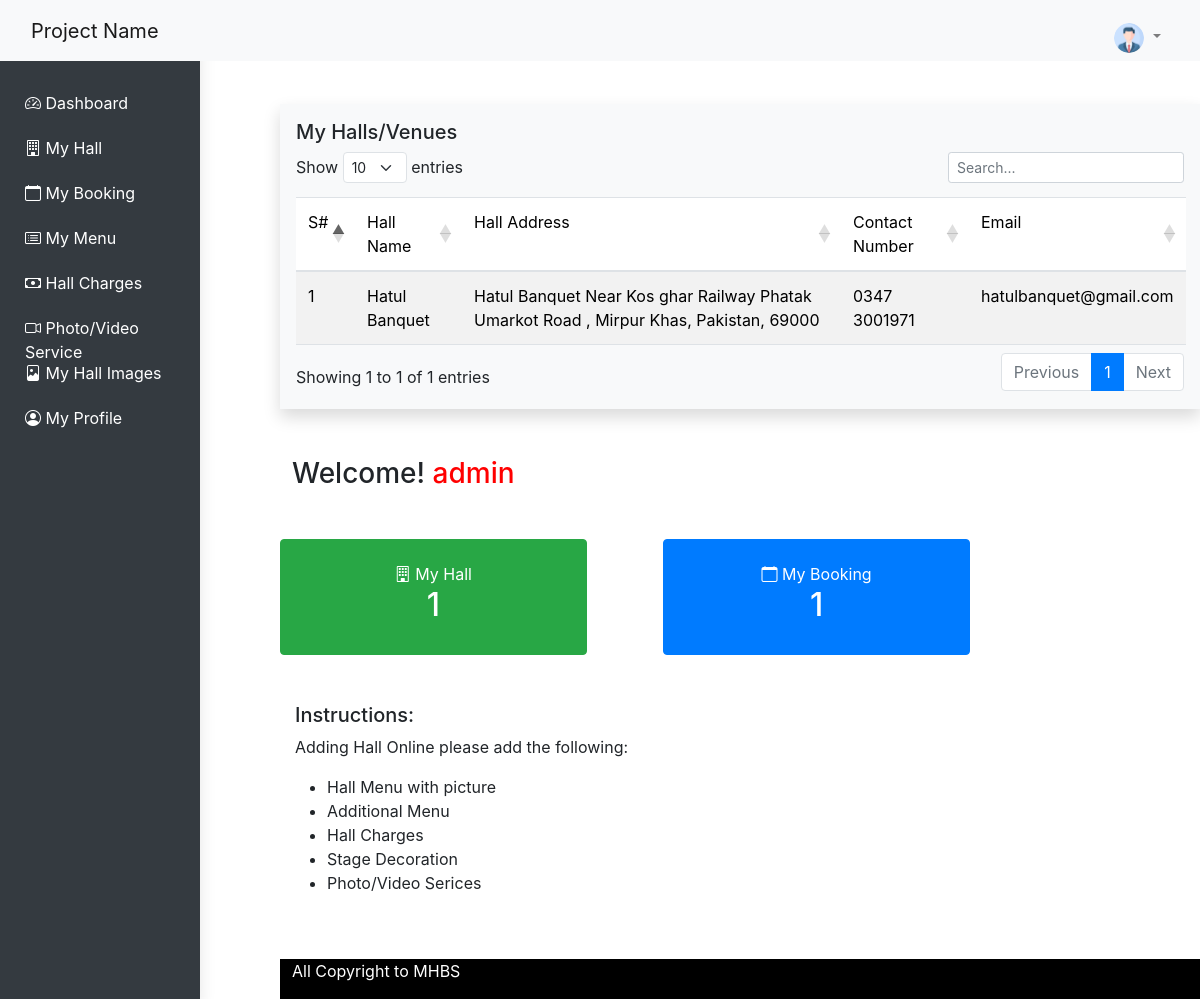
Page /MHBS/dashboard/dashboard.php (signed in) on the committed database.
### tables this page shows
CREATE TABLE `hall_main_info` (
  `hall_id` int(11) NOT NULL,
  `user_id` int(11) NOT NULL,
  `hall_name` varchar(255) NOT NULL,
  `hall_city_name` varchar(255) NOT NULL,
  `hall_address` varchar(255) NOT NULL,
  `hall_max_capicity` varchar(255) NOT NULL,
  `hall_facilities` varchar(255) NOT NULL,
  `hall_parking` varchar(255) NOT NULL,
  `hall_desc` varchar(255) NOT NULL
);

CREATE TABLE `hall_contact` (
  `hall_contact_id` int(11) NOT NULL,
  `hall_id` int(11) NOT NULL,
  `hall_phone` varchar(200) NOT NULL,
  `hall_email` varchar(255) NOT NULL,
  `hall_website` varchar(255) NOT NULL,
  `hall_face` varchar(255) NOT NULL,
  `hall_insta` varchar(255) NOT NULL,
  `hall_you` varchar(255) NOT NULL
);

CREATE TABLE `users` (
  `id` int(11) NOT NULL,
  `fullname` varchar(255) NOT NULL,
  `email` varchar(255) NOT NULL,
  `mobile` varchar(13) NOT NULL,
  `password` varchar(25) NOT NULL
);

### MHBS/functions.php (called while the page is built)
<?php
function getUsernameByID($id) {
    global $con;
    $query = mysqli_query($con,"SELECT fullname FROM users where id='$id'");
    $records = mysqli_num_rows($query);
    if($records>0){
        $row = mysqli_fetch_array($query);
        return $row["fullname"];
    }
    else
    {
        return 0;
    }
}
?>

### MHBS/dashboard/dashboard.php (the view, shortened to what this page needs)
<?php
$user = $_SESSION['userid'];
if(isset($_SESSION['userid'])){
?>
<!DOCTYPE html>
<html lang="en">
<head>
    <link rel="stylesheet" href="https://cdn.jsdelivr.net/npm/bootstrap@5.3.2/dist/css/bootstrap.min.css">
    <link href="https://cdn.jsdelivr.net/npm/bootstrap-icons/font/bootstrap-icons.css" rel="stylesheet">
    <link rel="stylesheet" href="https://cdn.datatables.net/1.11.5/css/dataTables.bootstrap5.min.css">
</head>
<body>
    <?php  include("sidebar.php"); ?>
  <div class="container">
  <div class="row">
      <div class="col-lg-12 col-md-6 bg-light shadow  p-3 mt-5">
          <h5>My Halls/Venues</h5>
            <table id="menuTable" class="table table-striped table-hover">
            <thead>
            <tr>
                  <td>S#</td>
                  <td>Hall Name </td>
                  <td>Hall Address </td>
                  <td>Contact Number </td>
                  <td>Email</td>
              </tr>
              </thead>
              <?php
                        $no = 0;
                        $sql = "SELECT hmi.hall_name, hmi.hall_address, hmi.hall_max_capicity , hc.hall_advance_book , hct.hall_phone, hct.hall_email
                        FROM hall_main_info hmi
                        INNER JOIN hall_charges hc
                        ON hmi.hall_id = hc.hall_id
                        INNER JOIN hall_contact hct
                        ON hmi.hall_id = hct.hall_id
                        WHERE hmi.user_id = {$user}";
            $query = mysqli_query($con, $sql);
            while ($row = mysqli_fetch_array($query)) {
                            $no++;
                        ?>
                            <tr>
                                <td><?php echo $no ?></td>
                                <td><?php echo $row['hall_name'];?></td>
                                <td><?php echo $row['hall_address'];?></td>
                                <td><?php echo $row['hall_phone'];?></td>
                                <td><?php echo $row['hall_email'];?></td>
                            </tr>
                        <?php }  ?>
              </table>
      </div>
      </div>
      </div>
      <div class="container">
          <div class="row">
          <div><h3 class="my-5">Welcome!
            <span> <?php
                echo getUsernameByID($user);
            ?>
            </span>
            </h3>
        </div>
            </div>
        </div>
        <div class="container text-center">
            <div class="row g-5">
            <div class="col-lg-4 col-md-6 btn btn-success ">
                <div class="p-3 ">
                <i class="bi bi-building"></i> My Hall
                <h2 class="">
                    <?php
                    $sql ="SELECT * FROM `hall_main_info` WHERE user_id = {$user}";
                    $query = mysqli_query($con, $sql);
                    $records = mysqli_num_rows($query);
                            if ($records > 0) {
                                echo $records;
                            }
                            else{
                                echo 0;
                            }
                     ?>
                </h2>
                </div>
              </div>
              <div class="col-lg-1 col-md-6 ">
              </div>
              <div class="col-lg-4 col-md-6 btn btn-primary ">
                <div class="p-3">
                <i class="bi bi-calendar"></i> My Booking
                <h2 class="">
                <?php
                    $sql ="SELECT * FROM `hall_booking_records` WHERE hall_id IN (SELECT hall_id FROM hall_main_info WHERE user_id = $user)";
                    $query = mysqli_query($con, $sql);
                    $records = mysqli_num_rows($query);
                            if ($records > 0) {
                                echo $records;
                            }
                            else{
                                echo 0;
                            }
                     ?>
                </h2>
                </div>
              </div>
            </div>
          </div>
          <div class="container my-5 instructions">
            <div class="row">
                <div class="col-lg-5 col-md-6">
                    <h5>Instructions:</h5>
                    <p>Adding Hall Online please add the following:</p>
                    <ul>
                        <li>Hall Menu with picture</li>
                        <li>Additional Menu</li>
                        <li>Hall Charges</li>
                        <li>Stage Decoration</li>
                        <li>Photo/Video Serices</li>
                    </ul>
                </div>
            </div>
          </div>
    <?php include("dbfooter.php"); ?>
</body>
</html>
<?php } else {
    header("location:../loginform.php");
    }?>

### MHBS/dashboard/dashboard.php (style rules this page uses)
span { color:red; }
.instructions { color :; }

### MHBS/dashboard/sidebar.php (style rules this page uses)
body { padding-top: 56px; padding-left:280px; background-color:#ffff; height:auto; }

### rows in the picture
hall_main_info: hall_name "Hatul Banquet", hall_address "Hatul Banquet Near Kos ghar Railway Phatak Umarkot Road , Mirpur Khas, Pakistan, 69000", hall_contact.hall_phone "0347 3001971", hall_contact.hall_email "hatulbanquet@gmail.com"
users: fullname "admin"

### other values in the picture
$records "1"
